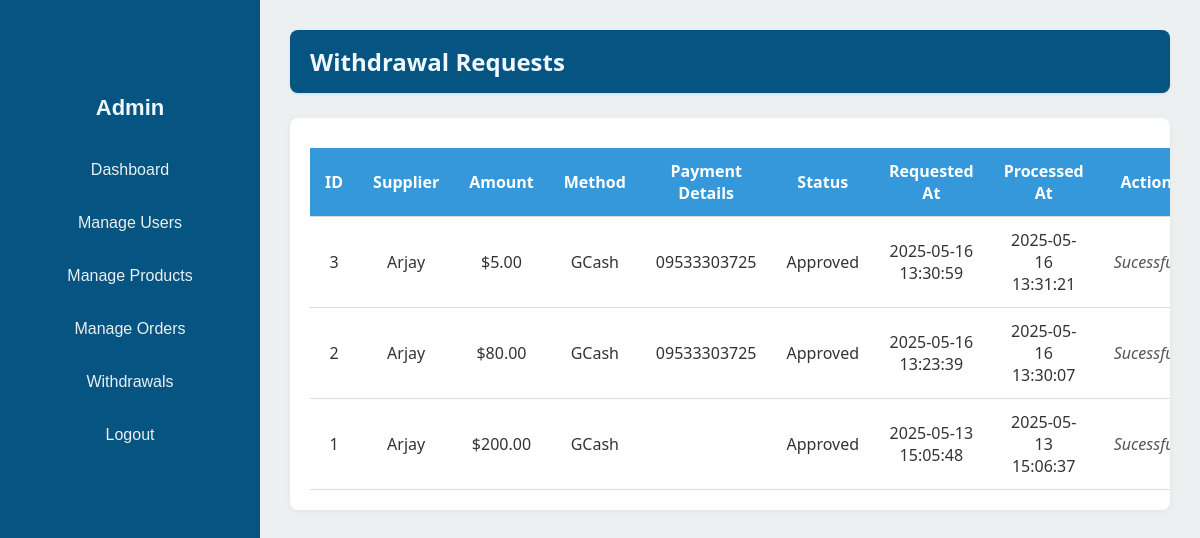
The app's page /Gravity/owner_withdrawal.php (signed in) with its own data.
### tables this page shows
CREATE TABLE `withdrawals` (
  `id` int(11) NOT NULL,
  `supplier_id` int(11) NOT NULL,
  `amount` decimal(10,2) NOT NULL,
  `payment_method` varchar(100) NOT NULL,
  `payment_details` varchar(255) DEFAULT NULL,
  `status` enum('Pending','Approved','Rejected') DEFAULT 'Pending',
  `requested_at` timestamp NOT NULL DEFAULT current_timestamp(),
  `processed_at` timestamp NULL DEFAULT NULL
);

CREATE TABLE `users` (
  `id` int(11) NOT NULL,
  `fullname` varchar(255) NOT NULL,
  `username` varchar(100) NOT NULL,
  `email` varchar(255) NOT NULL,
  `phone` varchar(20) NOT NULL,
  `password` varchar(255) NOT NULL,
  `user_type` enum('customer','supplier','admin') NOT NULL DEFAULT 'customer',
  `address` varchar(100) NOT NULL,
  `balance` decimal(11,2) NOT NULL
);

### Gravity/owner_withdrawal.php (the view, shortened to what this page needs)
<?php
include "db_connect.php";
$sql = "SELECT w.id, u.username, w.amount, w.payment_method, w.payment_details, w.status, w.requested_at, w.processed_at
        FROM withdrawals w
        JOIN users u ON w.supplier_id = u.id
        ORDER BY w.requested_at DESC";
$result = $conn->query($sql);
?>
<!DOCTYPE html>
<html lang="en">
<head>
    <link rel="stylesheet" href="owner_withdrawal.css">
</head>
<body>
    <div class="dashboard-container">
        <aside class="sidebar">
            <h2>Admin</h2>
            <ul>
                <li><a href="owner_dashboard.php">Dashboard</a></li>
                <li><a href="manage_users.php">Manage Users</a></li>
                <li><a href="owner_manage_products.php">Manage Products</a></li>
                <li><a href="owner_manage_orders.php">Manage Orders</a></li>
                <li><a href="owner_withdrawal.php">Withdrawals</a></li>
                <li><a href="logout.php">Logout</a></li>
            </ul>
        </aside>
        <main class="main-content">
            <header class="topbar">
                <h2>Withdrawal Requests</h2>
            </header>
            <section class="orders">
                <table class="orders-table">
                    <thead>
                        <tr>
                            <th>ID</th>
                            <th>Supplier</th>
                            <th>Amount</th>
                            <th>Method</th>
                            <th>Payment Details</th>
                            <th>Status</th>
                            <th>Requested At</th>
                            <th>Processed At</th>
                            <th>Action</th>
                        </tr>
                    </thead>
                    <tbody>
                        <?php if ($result->num_rows > 0): ?>
                            <?php while ($row = $result->fetch_assoc()): ?>
                                <tr>
                                    <td><?php echo $row['id']; ?></td>
                                    <td><?php echo htmlspecialchars($row['username']); ?></td>
                                    <td>$<?php echo number_format($row['amount'], 2); ?></td>
                                    <td><?php echo htmlspecialchars($row['payment_method']); ?></td>
                                    <td><?php echo htmlspecialchars($row['payment_details']); ?></td>
                                    <td><?php echo $row['status']; ?></td>
                                    <td><?php echo $row['requested_at']; ?></td>
                                    <td><?php echo $row['processed_at'] ?? 'N/A'; ?></td>
                                    <td>
                                        <?php if ($row['status'] == "Pending"): ?>
                                            <form method="POST" style="display:inline;">
                                                <input type="hidden" name="withdrawal_id" value="<?php echo $row['id']; ?>">
                                                <button type="submit" name="action" value="approve">Approve</button>
                                                <button type="submit" name="action" value="reject">Reject</button>
                                            </form>
                                        <?php else: ?>
                                            <em>Sucessful</em>
                                        <?php endif; ?>
                                    </td>
                                </tr>
                            <?php endwhile; ?>
                        <?php else: ?>
                            <tr><td colspan="9">No withdrawal requests found.</td></tr>
                        <?php endif; ?>
                    </tbody>
                </table>
            </section>
        </main>
    </div>
</body>
</html>

### Gravity/owner_withdrawal.css (style rules this page uses)
html, body { height: 100%; overflow: hidden; margin: 0; font-family: 'Segoe UI', Tahoma, Geneva, Verdana, sans-serif; background-color: #f4f6f8; color: #333; }
.dashboard-container { display: flex; height: 100vh; }
.sidebar { width: 220px; background-color: #055481; padding: 70px 20px 20px 20px; flex-shrink: 0; display: flex; flex-direction: column; align-items: center; height: 100vh; overflow: hidden; }
.main-content { flex: 1; padding: 30px; background-color: #ecf0f1; height: 100vh; overflow-y: auto; }
.sidebar h2 { padding-top: 20px; font-family: Verdana, Geneva, Tahoma, sans-serif; color: aliceblue; margin-top: 5px; margin-bottom: 30px; font-size: 22px; text-align: center; width: 100%; }
.sidebar ul { list-style: none; padding: 0; margin: 0; width: 100%; display: flex; flex-direction: column; align-items: center; }
.sidebar ul li { width: 100%; margin-bottom: 15px; display: flex; justify-content: center; }
.sidebar ul li a { font-family:Arial, Helvetica, sans-serif; color: #ecf0f1; text-decoration: none; padding: 10px; display: inline-block; border-radius: 4px; text-align: center; width: 100%; max-width: 160px; }
.topbar { background-color: #055481; padding: 15px 20px; border-radius: 8px; box-shadow: 0 1px 3px rgba(0,0,0,0.1); margin-bottom: 25px; }
.topbar h2 { margin: 0; font-size: 24px; color: aliceblue; }
.orders { background-color: #fff; border-radius: 8px; padding: 20px; box-shadow: 0 2px 6px rgba(0,0,0,0.05); overflow-x: auto; }
.orders-table { width: 100%; border-collapse: collapse; margin-top: 10px; }
.orders-table th, .orders-table td { padding: 12px 15px; text-align: center; border-bottom: 1px solid #ddd; }
.orders-table th { background-color: #3498db; color: white; font-weight: 600; }
.orders-table em { font-style: italic; color: #555; }

### records on screen
withdrawals: id "3", users.username "Arjay", amount "5.00", payment_method "GCash", payment_details "09533303725", status "Approved", requested_at "2025-05-16 13:30:59", processed_at "2025-05-16 13:31:21", shows "Sucessful"
withdrawals: id "2", users.username "Arjay", amount "80.00", payment_method "GCash", payment_details "09533303725", status "Approved", requested_at "2025-05-16 13:23:39", processed_at "2025-05-16 13:30:07", shows "Sucessful"
withdrawals: id "1", users.username "Arjay", amount "200.00", payment_method "GCash", status "Approved", requested_at "2025-05-13 15:05:48", processed_at "2025-05-13 15:06:37", shows "Sucessful"
